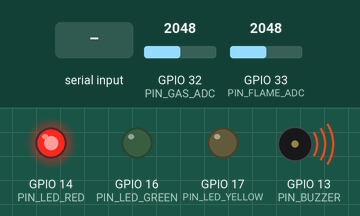
This sketch was run on a simulated ESP32. On the bench: output pins drawn as LEDs (lit = HIGH), buzzer (waves = sounding, pin HIGH). The inputs (shaded band) are chosen by the test bench; at power-on: GPIO 32 (PIN_GAS_ADC) = 2048, GPIO 33 (PIN_FLAME_ADC) = 2048. What the sketch prints to the serial monitor is not drawn.

Above: at 1.3 s.
1.4 s: GPIO 32 (PIN_GAS_ADC) set to 1760
4.4 s: GPIO 33 (PIN_FLAME_ADC) set to 1863
7.4 s: GPIO 33 (PIN_FLAME_ADC) set to 1728
At 8.1 s:
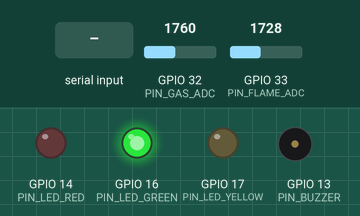
8.9 s: "Y\n" received over Serial
At 9.8 s:
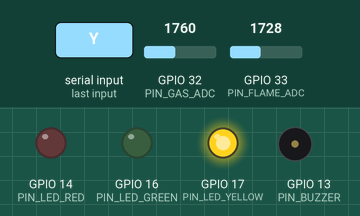
10.5 s: "Z\n" received over Serial
12.1 s: GPIO 32 (PIN_GAS_ADC) set to 1848
At 13.0 s:
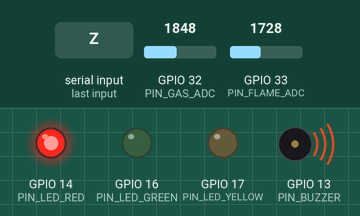
Timing chart, 0 to 15.0 s (numbered marks = the images above; inputs shaded):
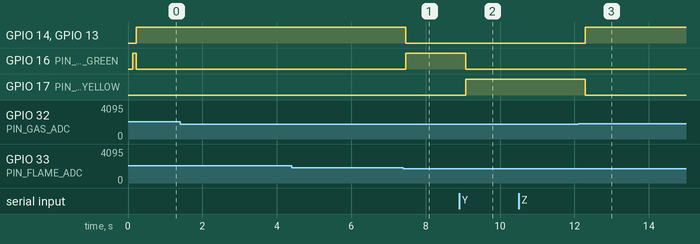

Measured:
- the behaviour switches between 1800 and 1799 on GPIO 33 (PIN_FLAME_ADC) (found by bisection; images 0 and 1)
- the behaviour switches between 1799 and 1800 on GPIO 32 (PIN_GAS_ADC) (found by bisection; images 2 and 3)
- after the input at 7.4 s, GPIO 14 (PIN_LED_RED), GPIO 13 (PIN_BUZZER): HIGH → LOW after 0.06 s; GPIO 16 (PIN_LED_GREEN): LOW → HIGH after 0.06 s
- after the input at 8.9 s, GPIO 16 (PIN_LED_GREEN): HIGH → LOW after 0.17 s; GPIO 17 (PIN_LED_YELLOW): LOW → HIGH after 0.17 s
- after the input at 12.1 s, GPIO 14 (PIN_LED_RED), GPIO 13 (PIN_BUZZER): LOW → HIGH after 0.20 s; GPIO 17 (PIN_LED_YELLOW): HIGH → LOW after 0.20 s

The sketch:

main.ino
```cpp
// (licence header left out)
// ---------------- Pin map (Technical Documentation Table IV) ----------------
const int PIN_GAS_ADC    = 32;   // MQ-2 AO (slider in simulation)
const int PIN_FLAME_ADC  = 33;   // flame AO (slider in simulation)
const int PIN_DHT        = 4;    // DHT22 data (not read in v0.1, AR-3)
const int PIN_BUZZER     = 13;   // PN2222A base via resistor
const int PIN_LED_RED    = 14;   // hazard
const int PIN_LED_GREEN  = 16;   // healthy
const int PIN_LED_YELLOW = 17;   // fault

// ---------------- Thresholds ----------------
const int   GAS_THRESHOLD   = 1800;   // ADC counts (slider connected directly)
const int   FLAME_THRESHOLD = 1800;   // ADC counts (AR-9: polarity unverified)
const float TEMP_THRESHOLD  = 50.0;   // deg C

// ---------------- Timing ----------------
const unsigned long CYCLE_MS     = 200;    // diagnostics + status cycle
const unsigned long HEARTBEAT_MS = 1000;   // heartbeat line

// ---------------- State ----------------
int   gasValue      = 0;
int   flameValue    = 0;
bool  flameDetected = false;
float temperature   = 30.0;   // fixed variable; DHT22 not read (AR-3)
float humidity      = 50.0;

bool gasSensorFault   = false;
bool flameSensorFault = false;
bool tempSensorFault  = false;
bool systemFault      = false;
bool hazardDetected   = false;
bool gasHazard        = false;
bool flameHazard      = false;
bool tempHazard       = false;

bool redLedState    = false;
bool buzzerState    = false;

unsigned long lastCycle     = 0;
unsigned long lastHeartbeat = 0;
String inputBuffer = "";

// ---------------- Forward declarations ----------------
void runDiagnostics();
void detectHazards();
void updateOutputs();
void printSystemStatus();
void processCommand(String cmd);
void printHelp();
void runDemoSequence();

// ============================================================================
void setup() {
  Serial.begin(115200);
  delay(100);

  pinMode(PIN_GAS_ADC, INPUT);
  pinMode(PIN_FLAME_ADC, INPUT);
  pinMode(PIN_DHT, INPUT_PULLUP);
  pinMode(PIN_BUZZER, OUTPUT);
  pinMode(PIN_LED_RED, OUTPUT);
  pinMode(PIN_LED_GREEN, OUTPUT);
  pinMode(PIN_LED_YELLOW, OUTPUT);

  digitalWrite(PIN_BUZZER, LOW);
  digitalWrite(PIN_LED_RED, LOW);
  digitalWrite(PIN_LED_YELLOW, LOW);

  Serial.println();
  Serial.println("==============================================");
  Serial.println("   SAFE-NODE  Fail-Safe Gas and Fire Monitor");
  Serial.println("   Team NEXUS  |  Firmware v0.1 (prototype)");
  Serial.println("==============================================");
  Serial.println("[BOOT] ESP32 initialized");

  // AR-2: these lines are printed without testing anything.
  Serial.println("[CHECK] Gas sensor ........ OK");
  Serial.println("[CHECK] Flame sensor ...... OK");
  Serial.println("[CHECK] Temperature sensor  OK");
  Serial.println("[CHECK] Outputs ........... OK");

  digitalWrite(PIN_LED_GREEN, HIGH);
  Serial.println("[SYSTEM] SAFE MODE ACTIVE");
  Serial.println("Type ? for test commands.");
}

// ============================================================================
void loop() {
  // Serial test commands (Table IX)
  while (Serial.available()) {
    char c = Serial.read();
    if (c == '\n' || c == '\r') {
      if (inputBuffer.length() > 0) {
        processCommand(inputBuffer);
        inputBuffer = "";
      }
    } else {
      inputBuffer += c;
    }
  }

  // Sample both analog inputs on every pass (AR-10: floods the log)
  gasValue   = analogRead(PIN_GAS_ADC);
  flameValue = analogRead(PIN_FLAME_ADC);
  flameDetected = flameValue >= FLAME_THRESHOLD;
  Serial.print("Gas ADC: ");
  Serial.print(gasValue);
  Serial.print(" | Flame ADC: ");
  Serial.print(flameValue);
  Serial.print(" | Flame detected: ");
  Serial.println(flameDetected ? "YES" : "NO");

  unsigned long now = millis();
  if (now - lastCycle >= CYCLE_MS) {
    lastCycle = now;
    runDiagnostics();
    detectHazards();
    updateOutputs();
    printSystemStatus();
  }

  // AR-6: fixed text, even during a hazard or fault
  if (now - lastHeartbeat >= HEARTBEAT_MS) {
    lastHeartbeat = now;
    Serial.println("[HEARTBEAT] System operating normally");
  }
}

// ============================================================================
// Sets systemFault if a fault flag is set or the gas value is outside 0-4095.
// AR-4: analogRead() can never leave 0-4095, so only UART flags raise faults.
void runDiagnostics() {
  bool gasRangeFault = (gasValue < 0 || gasValue > 4095);
  systemFault = gasSensorFault || flameSensorFault || tempSensorFault || gasRangeFault;

  Serial.println("---------- DIAGNOSTICS ----------");
  Serial.print("Gas sensor:   ");
  Serial.println(gasSensorFault ? "FAULT" : "OK");
  Serial.print("Flame sensor: ");
  Serial.println(flameSensorFault ? "FAULT" : "OK");
  Serial.print("Temp sensor:  ");
  Serial.println(tempSensorFault ? "FAULT" : "OK");
  Serial.print("System fault: ");
  Serial.println(systemFault ? "YES" : "NO");
}

// ============================================================================
// Hazard if gas >= 1800, flame >= 1800 or temperature >= 50 C; each channel
// is skipped while its fault flag is set. AR-5: single sample, no latch.
void detectHazards() {
  gasHazard   = !gasSensorFault   && gasValue >= GAS_THRESHOLD;
  flameHazard = !flameSensorFault && flameValue >= FLAME_THRESHOLD;
  tempHazard  = !tempSensorFault  && temperature >= TEMP_THRESHOLD;

  hazardDetected = gasHazard || flameHazard || tempHazard;

  if (gasHazard) {
    Serial.println("[ALERT] GAS LEAKAGE DETECTED");
  }
  if (flameHazard) {
    Serial.println("[ALERT] FLAME DETECTED");
  }
  if (tempHazard) {
    Serial.println("[ALERT] HIGH TEMPERATURE DETECTED");
  }
}

// ============================================================================
// Hazard: red LED + buzzer. Else fault: yellow LED. Else: green LED.
// Hazard takes priority over fault.
void updateOutputs() {
  if (hazardDetected) {
    digitalWrite(PIN_LED_GREEN, LOW);
    digitalWrite(PIN_LED_YELLOW, LOW);
    digitalWrite(PIN_LED_RED, HIGH);
    digitalWrite(PIN_BUZZER, HIGH);
    if (!redLedState) {
      Serial.println("[OUTPUT] RED LED ON");
    }
    if (!buzzerState) {
      Serial.println("[OUTPUT] BUZZER ON");
    }
    redLedState = true;
    buzzerState = true;
  } else {
    if (redLedState) {
      Serial.println("[OUTPUT] RED LED OFF");
    }
    if (buzzerState) {
      Serial.println("[OUTPUT] BUZZER OFF");
    }
    digitalWrite(PIN_LED_RED, LOW);
    digitalWrite(PIN_BUZZER, LOW);
    redLedState = false;
    buzzerState = false;

    if (systemFault) {
      digitalWrite(PIN_LED_GREEN, LOW);
      digitalWrite(PIN_LED_YELLOW, HIGH);
    } else {
      digitalWrite(PIN_LED_YELLOW, LOW);
      digitalWrite(PIN_LED_GREEN, HIGH);
    }
  }
}

// ============================================================================
void printSystemStatus() {
  Serial.println("------------ STATUS -------------");
  Serial.print("Gas: ");
  Serial.print(gasValue);
  Serial.print(" | Flame: ");
  Serial.print(flameValue);
  Serial.print(" | Temperature: ");
  Serial.print(temperature, 0);
  Serial.print(" C | Humidity: ");
  Serial.print(humidity, 0);
  Serial.println(" %");
  Serial.print("Hazard: ");
  Serial.print(hazardDetected ? "YES" : "NO");
  Serial.print(" | System Fault: ");
  Serial.println(systemFault ? "YES" : "NO");
  Serial.println("---------------------------------");
}

// ============================================================================
// G<n> F<n> T<n> H<n> set values; X/Y/Z toggle fault flags; R resets; ? help.
void processCommand(String cmd) {
  cmd.trim();
  if (cmd.length() == 0) {
    return;
  }
  char c = toupper(cmd.charAt(0));
  String arg = cmd.substring(1);

  switch (c) {
    case 'G':
      gasValue = arg.toInt();   // overwritten at the next sample
      Serial.print("[TEST] Gas value set to ");
      Serial.println(gasValue);
      break;
    case 'F':
      flameDetected = arg.toInt() != 0;
      Serial.print("[TEST] Flame detected flag set to ");
      Serial.println(flameDetected ? 1 : 0);
      break;
    case 'T':
      temperature = arg.toFloat();
      Serial.print("[TEST] Temperature set to ");
      Serial.println(temperature);
      break;
    case 'H':
      humidity = arg.toFloat();
      Serial.print("[TEST] Humidity set to ");
      Serial.println(humidity);
      break;
    case 'X':
      gasSensorFault = !gasSensorFault;
      Serial.print("[TEST] Gas sensor fault ");
      Serial.println(gasSensorFault ? "SET" : "CLEARED");
      break;
    case 'Y':
      flameSensorFault = !flameSensorFault;
      Serial.print("[TEST] Flame sensor fault ");
      Serial.println(flameSensorFault ? "SET" : "CLEARED");
      break;
    case 'Z':
      tempSensorFault = !tempSensorFault;
      Serial.print("[TEST] Temperature sensor fault ");
      Serial.println(tempSensorFault ? "SET" : "CLEARED");
      break;
    case 'R':
      gasSensorFault = flameSensorFault = tempSensorFault = false;
      systemFault = hazardDetected = false;
      temperature = 30.0;
      humidity = 50.0;
      Serial.println("[RECOVERY] All values and fault flags reset");
      break;
    case '?':
      printHelp();
      break;
    default:
      Serial.print("[TEST] Unknown command: ");
      Serial.println(cmd);
      printHelp();
      break;
  }
}

void printHelp() {
  Serial.println("Commands:");
  Serial.println("  G<n>  set gas value (counts)      F<n>  set flame flag (0/1)");
  Serial.println("  T<n>  set temperature (C)         H<n>  set humidity (%)");
  Serial.println("  X / Y / Z  toggle gas / flame / temperature fault");
  Serial.println("  R  reset all values and flags     ?  this help");
}

// ============================================================================
// Five-step demo cycle. Defined but not called (Table VIII).
void runDemoSequence() {
  Serial.println("[DEMO] 1/5 normal");
  gasValue = 500;  flameValue = 300;  temperature = 28.0;
  detectHazards(); updateOutputs(); delay(2000);

  Serial.println("[DEMO] 2/5 gas leak");
  gasValue = 2500;
  detectHazards(); updateOutputs(); delay(2000);

  Serial.println("[DEMO] 3/5 flame");
  gasValue = 500;  flameValue = 3000;
  detectHazards(); updateOutputs(); delay(2000);

  Serial.println("[DEMO] 4/5 sensor fault");
  flameValue = 300; gasSensorFault = true;
  runDiagnostics(); detectHazards(); updateOutputs(); delay(2000);

  Serial.println("[DEMO] 5/5 recovery");
  gasSensorFault = false;
  runDiagnostics(); detectHazards(); updateOutputs();
}
```
